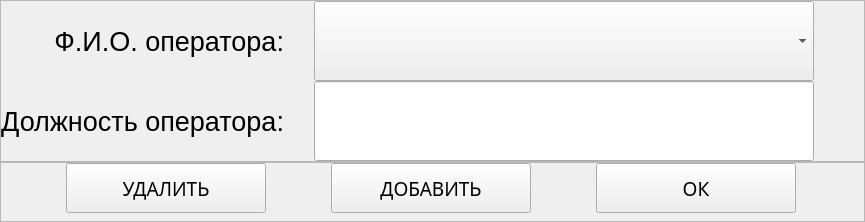
         <widget class="QWidget" name="operator_page">
          <layout class="QVBoxLayout" name="verticalLayout_3">
           <property name="spacing">
            <number>0</number>
           </property>
           <property name="leftMargin">
            <number>0</number>
           </property>
           <property name="topMargin">
            <number>0</number>
           </property>
           <property name="rightMargin">
            <number>0</number>
           </property>
           <property name="bottomMargin">
            <number>0</number>
           </property>
           <item>
            <widget class="QFrame" name="operator_frame">
             <property name="frameShape">
              <enum>QFrame::StyledPanel</enum>
             </property>
             <property name="frameShadow">
              <enum>QFrame::Raised</enum>
             </property>
             <layout class="QGridLayout" name="gridLayout_2">
              <property name="leftMargin">
               <number>0</number>
              </property>
              <property name="topMargin">
               <number>0</number>
              </property>
              <property name="rightMargin">
               <number>50</number>
              </property>
              <property name="bottomMargin">
               <number>0</number>
              </property>
              <property name="horizontalSpacing">
               <number>30</number>
              </property>
              <property name="verticalSpacing">
               <number>0</number>
              </property>
              <item row="0" column="0">
               <widget class="QLabel" name="oper_name_label">
                <property name="font">
                 <font>
                  <family>Arial</family>
                  <pointsize>20</pointsize>
                 </font>
                </property>
                <property name="text">
                 <string>Ф.И.О. оператора:</string>
                </property>
                <property name="alignment">
                 <set>Qt::AlignRight|Qt::AlignTrailing|Qt::AlignVCenter</set>
                </property>
               </widget>
              </item>
              <item row="0" column="1">
               <widget class="QComboBox" name="oper_name_comboBox">
                <property name="minimumSize">
                 <size>
                  <width>500</width>
                  <height>80</height>
                 </size>
                </property>
                <property name="maximumSize">
                 <size>
                  <width>500</width>
                  <height>80</height>
                 </size>
                </property>
                <property name="font">
                 <font>
                  <family>Arial</family>
                  <pointsize>24</pointsize>
                 </font>
                </property>
               </widget>
              </item>
              <item row="1" column="0">
               <widget class="QLabel" name="oper_rank_label">
                <property name="font">
                 <font>
                  <family>Arial</family>
                  <pointsize>20</pointsize>
                 </font>
                </property>
                <property name="text">
                 <string>Должность оператора:</string>
                </property>
                <property name="alignment">
                 <set>Qt::AlignRight|Qt::AlignTrailing|Qt::AlignVCenter</set>
                </property>
               </widget>
              </item>
              <item row="1" column="1">
               <widget class="QLineEdit" name="oper_rank_lineEdit">
                <property name="minimumSize">
                 <size>
                  <width>500</width>
                  <height>80</height>
                 </size>
                </property>
                <property name="maximumSize">
                 <size>
                  <width>500</width>
                  <height>80</height>
                 </size>
                </property>
                <property name="font">
                 <font>
                  <family>Arial</family>
                  <pointsize>24</pointsize>
                 </font>
                </property>
               </widget>
              </item>
             </layout>
            </widget>
           </item>
           <item>
            <widget class="QFrame" name="operator_btn_frame">
             <property name="maximumSize">
              <size>
               <width>16777215</width>
               <height>60</height>
              </size>
             </property>
             <property name="frameShape">
              <enum>QFrame::StyledPanel</enum>
             </property>
             <property name="frameShadow">
              <enum>QFrame::Raised</enum>
             </property>
             <layout class="QHBoxLayout" name="horizontalLayout_7">
              <property name="spacing">
               <number>0</number>
              </property>
              <property name="leftMargin">
               <number>0</number>
              </property>
              <property name="topMargin">
               <number>0</number>
              </property>
              <property name="rightMargin">
               <number>0</number>
              </property>
              <property name="bottomMargin">
               <number>10</number>
              </property>
              <item>
               <widget class="QPushButton" name="operator_del_btn">
                <property name="minimumSize">
                 <size>
                  <width>200</width>
                  <height>50</height>
                 </size>
                </property>
                <property name="maximumSize">
                 <size>
                  <width>200</width>
                  <height>50</height>
                 </size>
                </property>
                <property name="font">
                 <font>
                  <family>Arial Black</family>
                  <pointsize>14</pointsize>
                 </font>
                </property>
                <property name="text">
                 <string>УДАЛИТЬ</string>
                </property>
               </widget>
              </item>
              <item>
               <widget class="QPushButton" name="operator_add_btn">
                <property name="minimumSize">
                 <size>
                  <width>200</width>
                  <height>50</height>
                 </size>
                </property>
                <property name="maximumSize">
                 <size>
                  <width>200</width>
                  <height>50</height>
                 </size>
                </property>
                <property name="font">
                 <font>
                  <family>Arial Black</family>
                  <pointsize>14</pointsize>
                 </font>
                </property>
                <property name="text">
                 <string>ДОБАВИТЬ</string>
                </property>
               </widget>
              </item>
              <item>
               <widget class="QPushButton" name="operator_ok_btn">
                <property name="minimumSize">
                 <size>
                  <width>200</width>
                  <height>50</height>
                 </size>
                </property>
                <property name="maximumSize">
                 <size>
                  <width>200</width>
                  <height>50</height>
                 </size>
                </property>
                <property name="font">
                 <font>
                  <family>Arial Black</family>
                  <pointsize>14</pointsize>
                 </font>
                </property>
                <property name="text">
                 <string>ОК</string>
                </property>
               </widget>
              </item>
             </layout>
            </widget>
           </item>
          </layout>
         </widget>
